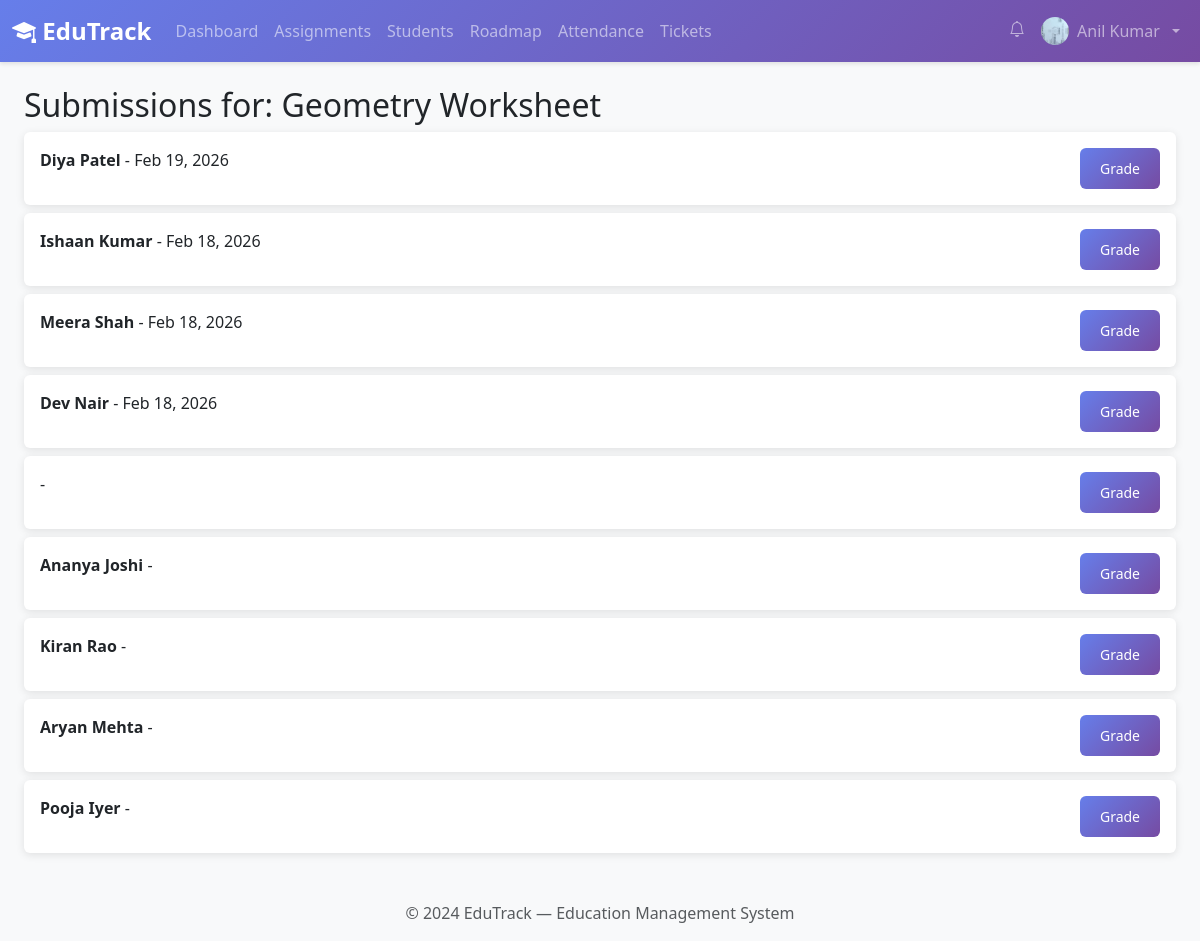
Page /teacher/assignment/7/submissions/ (signed in) on the committed database.
### core/models.py (models this page shows, shortened)
class UserProfile(models.Model):
    ROLE_CHOICES = [
        ('admin', 'Administrator'),
        ('teacher', 'Teacher'),
        ('student', 'Student'),
        ('parent', 'Parent'),
    ]
    user = models.OneToOneField(
        User,
        on_delete=models.CASCADE,
        related_name='profile'
    )
    role = models.CharField(
        max_length=20,
        choices=ROLE_CHOICES,
        default='student'
    )
    phone_number = models.CharField(
        max_length=15,
        blank=True,
        help_text='Contact phone number'
    )
    profile_photo = models.ImageField(
        upload_to='profile_photos/',
        null=True,
        blank=True,
        validators=[validate_image_extension],
        help_text='Profile picture (JPG, PNG, GIF)'
    )
    date_of_birth = models.DateField(null=True, blank=True)
    address = models.TextField(blank=True, help_text='Residential address')
    pending_amount = models.DecimalField(
        max_digits=10,
        decimal_places=2,
        default=0.00,
        help_text='Running total of unpaid/overdue fees (auto-updated)'
    )
    created_at = models.DateTimeField(auto_now_add=True)
    updated_at = models.DateTimeField(auto_now=True)
    class Meta:
        verbose_name = 'User Profile'
        verbose_name_plural = 'User Profiles'
        ordering = ['user__first_name', 'user__last_name']
    def is_teacher(self):
        return self.role == 'teacher'

class Assignment(models.Model):
    STATUS_CHOICES = [
        ('active', 'Active'),
        ('closed', 'Closed'),
        ('draft', 'Draft'),
    ]
    title = models.CharField(max_length=200)
    description = models.TextField(help_text='Detailed assignment instructions')
    created_by = models.ForeignKey(
        User,
        on_delete=models.SET_NULL,
        null=True,
        blank=True,
        related_name='created_assignments'
    )
    subject = models.CharField(max_length=100, blank=True)
    grade = models.CharField(max_length=10, blank=True)
    due_date = models.DateField(help_text='Submission deadline')
    max_score = models.IntegerField(default=100)
    status = models.CharField(max_length=20, choices=STATUS_CHOICES, default='active')
    assignment_file = models.FileField(
        upload_to='assignments/',
        null=True,
        blank=True,
        validators=[validate_file_extension, validate_file_size],
        help_text='Assignment file (PDF, DOC, DOCX — max 10MB)'
    )
    instructions = models.TextField(blank=True)
    created_at = models.DateTimeField(auto_now_add=True)
    updated_at = models.DateTimeField(auto_now=True)
    class Meta:
        verbose_name = 'Assignment'
        verbose_name_plural = 'Assignments'
        ordering = ['-created_at']
        indexes = [
            models.Index(fields=['-created_at']),
            models.Index(fields=['due_date']),
            models.Index(fields=['status']),
        ]

class Submission(models.Model):
    STATUS_CHOICES = [
        ('not_submitted', 'Not Submitted'),
        ('submitted', 'Submitted'),
        ('under_review', 'Under Review'),
        ('graded', 'Graded'),
        ('resubmit', 'Needs Resubmission'),
        ('late', 'Late Submission'),
    ]
    SUBMISSION_METHOD_CHOICES = [
        ('online', 'Online Upload'),
        ('email', 'Email'),
        ('whatsapp', 'WhatsApp'),
        ('physical', 'Physical Submission'),
    ]
    assignment = models.ForeignKey(Assignment, on_delete=models.CASCADE, related_name='submissions')
    student = models.ForeignKey(Student, on_delete=models.CASCADE, related_name='submission_set')
    status = models.CharField(max_length=20, choices=STATUS_CHOICES, default='not_submitted')
    submission_method = models.CharField(max_length=20, choices=SUBMISSION_METHOD_CHOICES, default='online')
    file = models.FileField(
        upload_to='submissions/',
        null=True,
        blank=True,
        validators=[validate_file_size],
        help_text='Submission file (PDF, DOC, DOCX)'
    )
    submission_text = models.TextField(blank=True)
    submitted_at = models.DateTimeField(null=True, blank=True)
    graded_at = models.DateTimeField(null=True, blank=True)
    score = models.DecimalField(max_digits=5, decimal_places=2, null=True, blank=True)
    feedback = models.TextField(blank=True)
    graded_by = models.ForeignKey(
        User,
        on_delete=models.SET_NULL,
        null=True,
        blank=True,
        related_name='graded_submissions'
    )
    created_at = models.DateTimeField(auto_now_add=True)
    updated_at = models.DateTimeField(auto_now=True)
    class Meta:
        verbose_name = 'Submission'
        verbose_name_plural = 'Submissions'
        ordering = ['-submitted_at']
        unique_together = ['assignment', 'student']
        indexes = [
            models.Index(fields=['status']),
            models.Index(fields=['-submitted_at']),
        ]

class Student(models.Model):
    user = models.OneToOneField(
        User,
        on_delete=models.CASCADE,
        related_name='student'
    )
    roll_number = models.CharField(
        max_length=20,
        unique=True,
        blank=True,
        default='',
    )
    grade = models.CharField(max_length=10, help_text='Current grade/class')
    section = models.CharField(max_length=5, help_text='Section (A, B, C, etc.)')
    parent = models.ForeignKey(
        User,
        on_delete=models.SET_NULL,
        null=True,
        blank=True,
        related_name='children',
        limit_choices_to={'profile__role': 'parent'},
        help_text='Parent/Guardian'
    )
    admission_date = models.DateField(default=date.today)
    phone_number = models.CharField(
        max_length=15,
        help_text='Student contact phone number e.g. 9187263541'
    )
    address = models.TextField(
        help_text='Student residential address e.g. Viman Nagar, Pune'
    )
    is_active = models.BooleanField(default=True)
    blood_group = models.CharField(max_length=5, blank=True)
    medical_conditions = models.TextField(blank=True)
    created_at = models.DateTimeField(auto_now_add=True)
    updated_at = models.DateTimeField(auto_now=True)
    class Meta:
        verbose_name = 'Student'
        verbose_name_plural = 'Students'
        ordering = ['grade', 'section', 'roll_number']
        indexes = [
            models.Index(fields=['grade', 'section']),
            models.Index(fields=['roll_number']),
        ]

### core/views.py (the view)
# urls.py: path('teacher/assignment/<int:assignment_id>/submissions/', SubmissionListView.as_view(), name='submission_list'),
class SubmissionListView(LoginRequiredMixin, TeacherRequiredMixin, ListView):
    model = Submission
    template_name = 'teacher/submission_list.html'
    context_object_name = 'submissions'
    paginate_by = 20
    def get_queryset(self):
        return Submission.objects.filter(
            assignment_id=self.kwargs['assignment_id']
        ).select_related('student', 'student__user').order_by('status', 'student__roll_number')
    def get_context_data(self, **kwargs):
        ctx = super().get_context_data(**kwargs)
        ctx['assignment'] = get_object_or_404(Assignment, pk=self.kwargs['assignment_id'])
        return ctx

### core/views.py (called while the page is built)
    def test_func(self):
        return (
            hasattr(self.request.user, 'profile') and
            self.request.user.profile.is_teacher()
        )

### templates/teacher/submission_list.html
{% extends 'base.html' %}
{% block content %}
<h2>Submissions for: {{ assignment.title }}</h2>
{% for sub in submissions %}
<div class="card mb-2">
    <div class="card-body">
        <strong>{{ sub.student.user.get_full_name }}</strong> - {{ sub.submitted_at|date:"M d, Y" }}
        <a href="{% url 'grade_submission' sub.pk %}" class="btn btn-sm btn-primary float-end">Grade</a>
    </div>
</div>
{% endfor %}
{% endblock %}

### templates/base.html (shortened to what this page needs)
{% load static %}
<!DOCTYPE html>
<html lang="en">
<head>
  <link href="https://cdn.jsdelivr.net/npm/bootstrap@5.3.2/dist/css/bootstrap.min.css" rel="stylesheet">
  <link rel="stylesheet" href="https://cdn.jsdelivr.net/npm/bootstrap-icons@1.11.1/font/bootstrap-icons.css">
  <link rel="stylesheet" href="{% static 'css/style.css' %}">
</head>
<body>
  {% if user.is_authenticated %}
  <nav class="navbar navbar-expand-lg navbar-dark" style="background: linear-gradient(135deg,#667eea,#764ba2)">
    <div class="container-fluid">
      <a class="navbar-brand fw-bold" href="{% url 'dashboard' %}">
        <i class="bi bi-mortarboard-fill"></i> EduTrack
      </a>
      <div class="collapse navbar-collapse" id="navbarNav">
        <ul class="navbar-nav me-auto">
          {% if user.profile.role == 'admin' or user.is_superuser %}
          <li class="nav-item"><a class="nav-link" href="{% url 'admin_dashboard' %}"><i class="bi bi-speedometer2"></i> Dashboard</a></li>
          <li class="nav-item dropdown">
            <a class="nav-link dropdown-toggle" href="#" data-bs-toggle="dropdown">Administrative</a>
            <ul class="dropdown-menu">
              <li><a class="dropdown-item" href="{% url 'admin_teacher_attendance' %}"><i class="bi bi-person-check"></i> Attendance</a></li>
              <li><a class="dropdown-item" href="{% url 'admin_finance' %}"><i class="bi bi-cash-stack"></i> Finance</a></li>
              <li><a class="dropdown-item" href="{% url 'admin_teacher_performance' %}"><i class="bi bi-graph-up"></i> Performance</a></li>
            </ul>
          </li>
          <li class="nav-item"><a class="nav-link" href="{% url 'all_roadmaps' %}"><i class="bi bi-map"></i> Roadmaps</a></li>
          <li class="nav-item"><a class="nav-link" href="{% url 'holiday_list' %}"><i class="bi bi-calendar-event"></i> Holidays</a></li>
          <li class="nav-item"><a class="nav-link" href="{% url 'admin_analytics' %}"><i class="bi bi-bar-chart"></i> Analytics</a></li>
          {% elif user.profile.role == 'teacher' %}
          <li class="nav-item"><a class="nav-link" href="{% url 'teacher_dashboard' %}">Dashboard</a></li>
          <li class="nav-item"><a class="nav-link" href="{% url 'assignment_list' %}">Assignments</a></li>
          <li class="nav-item"><a class="nav-link" href="{% url 'student_list' %}">Students</a></li>
          <li class="nav-item"><a class="nav-link" href="{% url 'roadmap_list' %}">Roadmap</a></li>
          <li class="nav-item"><a class="nav-link" href="{% url 'mark_attendance' %}">Attendance</a></li>
          <li class="nav-item"><a class="nav-link" href="{% url 'teacher_tickets' %}">Tickets</a></li>
          {% elif user.profile.role == 'parent' %}
          <li class="nav-item"><a class="nav-link" href="{% url 'parent_dashboard' %}">Dashboard</a></li>
          <li class="nav-item"><a class="nav-link" href="{% url 'public_roadmaps' %}">Roadmaps</a></li>
          <li class="nav-item"><a class="nav-link" href="{% url 'parent_feedback' %}">Feedback</a></li>
          {% endif %}
        </ul>
        <ul class="navbar-nav">
          <li class="nav-item">
            <a class="nav-link position-relative" {% if request.user.profile.role == 'admin' %}
							href="{% url 'admin_notifications' %}"
						{% else %}
							href="{% url 'notifications' %}"
						{% endif %}>
              <i class="bi bi-bell"></i>
            </a>
          </li>
          <li class="nav-item dropdown">
            <a class="nav-link dropdown-toggle d-flex align-items-center gap-2" href="#" data-bs-toggle="dropdown">
              {% if user.profile.profile_photo %}
                <img src="{{ user.profile.profile_photo.url }}" class="rounded-circle" width="28" height="28" style="object-fit:cover;">
              {% else %}
                <i class="bi bi-person-circle"></i>
              {% endif %}
              {{ user.get_full_name|default:user.username }}
            </a>
          </li>
        </ul>
      </div>
    </div>
  </nav>
  {% endif %}
  <div class="container-fluid py-4 px-4">
    {% block content %}{% endblock %}
  </div>
  <footer class="footer mt-auto py-3 bg-light">
    <div class="container text-center">
      <span class="text-muted">© 2024 EduTrack — Education Management System</span>
    </div>
  </footer>
</body>
</html>

### static/css/style.css (style rules this page uses)
:root { --primary-color: #667eea; --secondary-color: #764ba2; --success-color: #48bb78; --danger-color: #f56565; --warning-color: #ed8936; --info-color: #4299e1; --dark-color: #2d3748; --light-color: #f7fafc; }
body { font-family: 'Segoe UI', Tahoma, Geneva, Verdana, sans-serif; background-color: #f8f9fa; }
.navbar-brand { font-weight: 700; font-size: 1.5rem; }
.navbar { box-shadow: 0 2px 4px rgba(0,0,0,.1); }
.card { border: none; box-shadow: 0 2px 8px rgba(0,0,0,.1); transition: transform 0.2s, box-shadow 0.2s; }
.btn { border-radius: 6px; font-weight: 500; padding: 10px 20px; transition: all 0.3s; }
.btn-primary { background: linear-gradient(135deg, var(--primary-color) 0%, var(--secondary-color) 100%); border: none; }
.footer { margin-top: 50px; padding: 20px 0; background-color: var(--light-color); text-align: center; color: #718096; }

### rows in the picture
Assignment: title "Geometry Worksheet"
Submission: student.user.get_full_name "Diya Patel", submitted_at "Feb 19, 2026"
Submission: student.user.get_full_name "Ishaan Kumar", submitted_at "Feb 18, 2026"
Submission: student.user.get_full_name "Meera Shah", submitted_at "Feb 18, 2026"
Submission: student.user.get_full_name "Dev Nair", submitted_at "Feb 18, 2026"
Submission: student.user.get_full_name "Ananya Joshi"
Submission: student.user.get_full_name "Kiran Rao"
Submission: student.user.get_full_name "Aryan Mehta"
Submission: student.user.get_full_name "Pooja Iyer"

### other values in the picture
{{ user.get_full_name|default:user.username }} "Anil Kumar"
